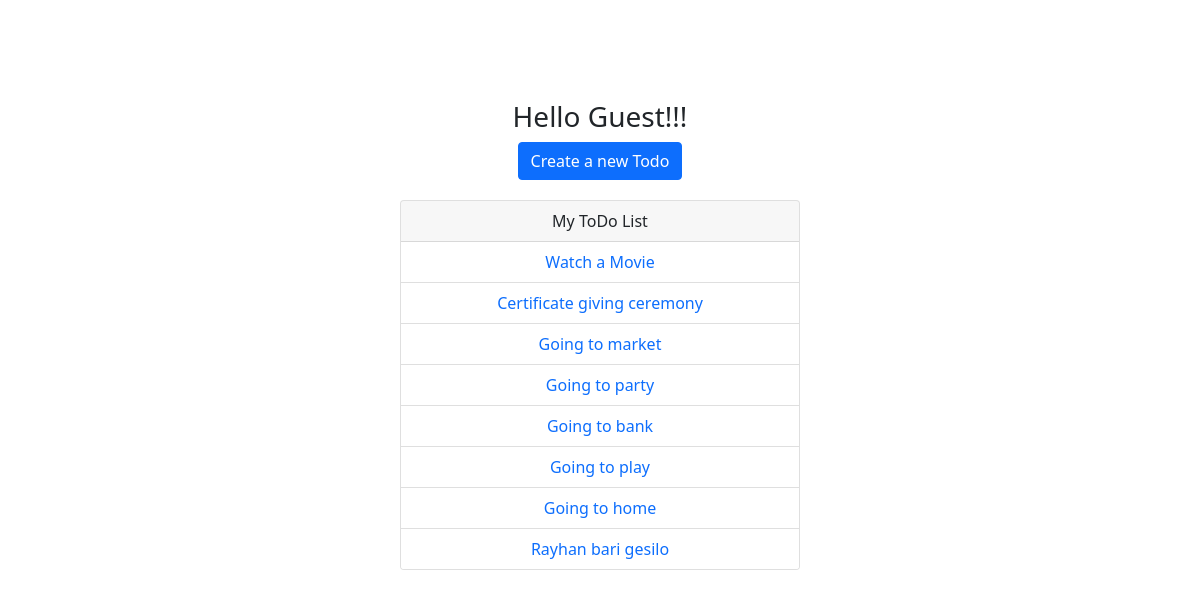
The app's page /, older data.
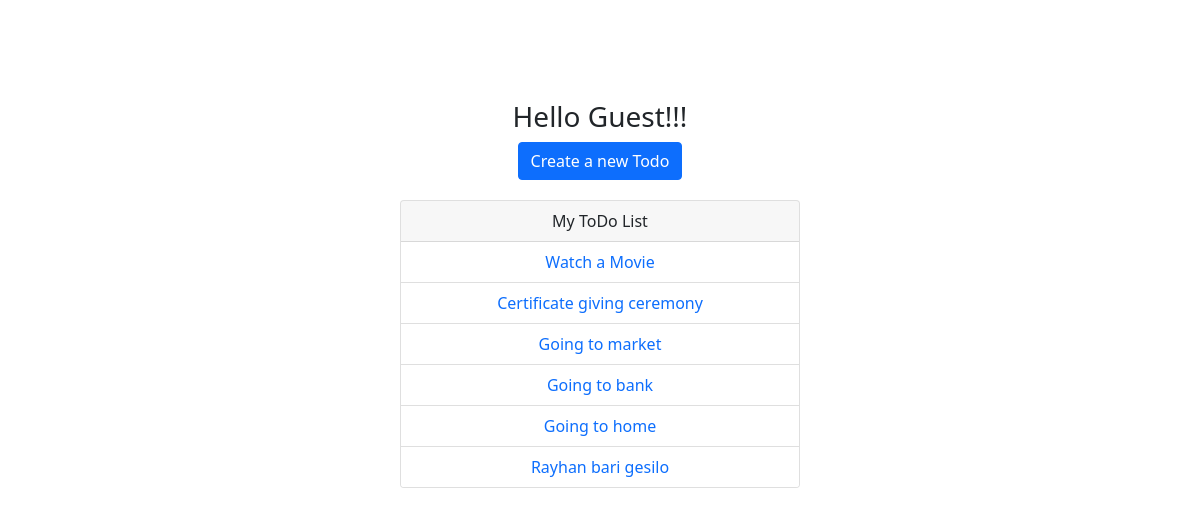
The same page, newer data.
### todo/models.py (models this page shows)
class Todo(models.Model):
    name     =  models.CharField(max_length = 100)
    due_date =  models.DateField()
    def __str__(self):
        return self.name

### todo/views.py (the view)
# urls.py: path('', todo_list, name='todo_list'),
def todo_list(request):
    todos = Todo.objects.all()
    print(todos)
    context = {
        "todo_list": todos
    }
    return render(request,"todo/todo_list.html", context)

### todo/templates/todo/todo_list.html (shortened to what this page needs)
{% extends "base.html" %}
{% block content %}
    <div class="Heading">
        <h3>
            {% if request.user.is_authenticated %}
            Hello {{request.user.username}}
            {% else %}
            Hello Guest!!!
            {% endif %}
        </h3>
        <a href="/create" class="btn btn-primary">Create a new Todo</a>
        <div class="card" style="width: 25rem;">
            <div class="card-header">
                My ToDo List
            </div>
            <ul class="list-group list-group-flush">
                {% for todo in todo_list %}
                <li class="list-group-item">
                    <a href="/{{ todo.id }}">{{ todo.name }}</a>
                </li>
                {% endfor %}
            </ul>
        </div>
    </div>
{% endblock %}

### templates/base.html (shortened to what this page needs)
<!DOCTYPE html>
<html lang="en">
<head>
    <link href="https://cdn.jsdelivr.net/npm/bootstrap@5.0.0-beta2/dist/css/bootstrap.min.css" rel="stylesheet">
</head>
<body>
<section id="body">
    <div class="container">
        <div class="row">
            <div class="col-lg-12">
                {% block content %}
                {% endblock content %}
            </div>
        </div>
    </div>
</section>
</body>
</html>

### templates/base.html (style rules this page uses)
#body { padding-top: 100px; }

### todo/templates/todo/todo_list.html (style rules this page uses)
.Heading { text-align: center; margin: 0 auto; }
.Heading ul { list-style: none; }
.Heading a { margin-bottom: 20px; text-decoration: none; }
.Heading .card { margin: 0 auto; }

Row changes from the older to the newer data that the page shows:
removed Todo: name "Going to party"
removed Todo: name "Going to play"
